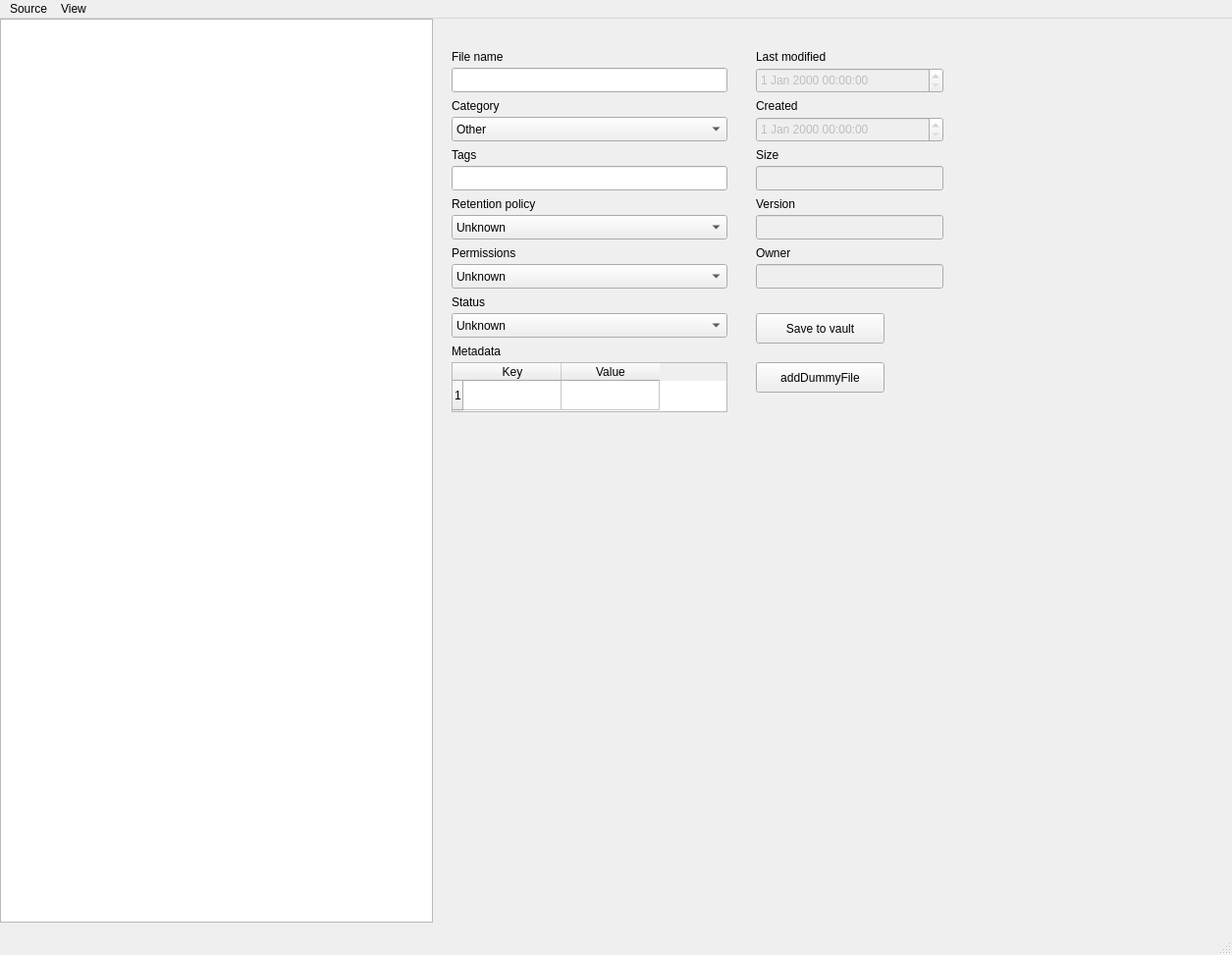
<?xml version="1.0" encoding="UTF-8"?>
<ui version="4.0">
 <class>MainWindow</class>
 <widget class="QMainWindow" name="MainWindow">
  <property name="geometry">
   <rect>
    <x>0</x>
    <y>0</y>
    <width>1255</width>
    <height>973</height>
   </rect>
  </property>
  <property name="acceptDrops">
   <bool>true</bool>
  </property>
  <property name="windowTitle">
   <string>MainWindow</string>
  </property>
  <widget class="QWidget" name="centralwidget">
   <widget class="QStackedWidget" name="stackedWidget">
    <property name="geometry">
     <rect>
      <x>-90</x>
      <y>-40</y>
      <width>1341</width>
      <height>961</height>
     </rect>
    </property>
    <widget class="QWidget" name="dms">
     <widget class="QLineEdit" name="nameLineEdit">
      <property name="enabled">
       <bool>true</bool>
      </property>
      <property name="geometry">
       <rect>
        <x>550</x>
        <y>90</y>
        <width>281</width>
        <height>25</height>
       </rect>
      </property>
     </widget>
     <widget class="QLabel" name="nameLabel">
      <property name="enabled">
       <bool>true</bool>
      </property>
      <property name="geometry">
       <rect>
        <x>550</x>
        <y>70</y>
        <width>62</width>
        <height>17</height>
       </rect>
      </property>
      <property name="text">
       <string>File name</string>
      </property>
     </widget>
     <widget class="QLabel" name="categoryLabel">
      <property name="enabled">
       <bool>true</bool>
      </property>
      <property name="geometry">
       <rect>
        <x>550</x>
        <y>120</y>
        <width>62</width>
        <height>17</height>
       </rect>
      </property>
      <property name="text">
       <string>Category</string>
      </property>
     </widget>
     <widget class="QComboBox" name="categoryComboBox">
      <property name="geometry">
       <rect>
        <x>550</x>
        <y>140</y>
        <width>281</width>
        <height>25</height>
       </rect>
      </property>
      <item>
       <property name="text">
        <string>Other</string>
       </property>
      </item>
      <item>
       <property name="text">
        <string>Taxes</string>
       </property>
      </item>
      <item>
       <property name="text">
        <string>Programming</string>
       </property>
      </item>
      <item>
       <property name="text">
        <string>Sales</string>
       </property>
      </item>
      <item>
       <property name="text">
        <string>Car</string>
       </property>
      </item>
      <item>
       <property name="text">
        <string>Work</string>
       </property>
      </item>
     </widget>
     <widget class="QLabel" name="tagsLabel">
      <property name="enabled">
       <bool>true</bool>
      </property>
      <property name="geometry">
       <rect>
        <x>550</x>
        <y>170</y>
        <width>62</width>
        <height>17</height>
       </rect>
      </property>
      <property name="text">
       <string>Tags</string>
      </property>
     </widget>
     <widget class="QLineEdit" name="tagsLineEdit">
      <property name="enabled">
       <bool>true</bool>
      </property>
      <property name="geometry">
       <rect>
        <x>550</x>
        <y>190</y>
        <width>281</width>
        <height>25</height>
       </rect>
      </property>
      <property name="text">
       <string/>
      </property>
     </widget>
     <widget class="QLineEdit" name="ownerLineEdit">
      <property name="enabled">
       <bool>false</bool>
      </property>
      <property name="geometry">
       <rect>
        <x>860</x>
        <y>290</y>
        <width>191</width>
        <height>25</height>
       </rect>
      </property>
      <property name="text">
       <string/>
      </property>
     </widget>
     <widget class="QLabel" name="ownerLabel">
      <property name="enabled">
       <bool>true</bool>
      </property>
      <property name="geometry">
       <rect>
        <x>860</x>
        <y>270</y>
        <width>62</width>
        <height>17</height>
       </rect>
      </property>
      <property name="text">
       <string>Owner</string>
      </property>
     </widget>
     <widget class="QLabel" name="versionLabel">
      <property name="geometry">
       <rect>
        <x>860</x>
        <y>220</y>
        <width>62</width>
        <height>17</height>
       </rect>
      </property>
      <property name="text">
       <string>Version</string>
      </property>
     </widget>
     <widget class="QLineEdit" name="versionLineEdit">
      <property name="enabled">
       <bool>false</bool>
      </property>
      <property name="geometry">
       <rect>
        <x>860</x>
        <y>240</y>
        <width>191</width>
        <height>25</height>
       </rect>
      </property>
      <property name="text">
       <string/>
      </property>
     </widget>
     <widget class="QLineEdit" name="sizeLineEdit">
      <property name="enabled">
       <bool>false</bool>
      </property>
      <property name="geometry">
       <rect>
        <x>860</x>
        <y>190</y>
        <width>191</width>
        <height>25</height>
       </rect>
      </property>
      <property name="text">
       <string/>
      </property>
     </widget>
     <widget class="QLabel" name="sizeLabel">
      <property name="geometry">
       <rect>
        <x>860</x>
        <y>170</y>
        <width>62</width>
        <height>17</height>
       </rect>
      </property>
      <property name="text">
       <string>Size</string>
      </property>
     </widget>
     <widget class="QDateTimeEdit" name="createdTimeEdit">
      <property name="enabled">
       <bool>false</bool>
      </property>
      <property name="geometry">
       <rect>
        <x>860</x>
        <y>140</y>
        <width>191</width>
        <height>26</height>
       </rect>
      </property>
     </widget>
     <widget class="QLabel" name="createdLabel">
      <property name="enabled">
       <bool>true</bool>
      </property>
      <property name="geometry">
       <rect>
        <x>860</x>
        <y>120</y>
        <width>101</width>
        <height>17</height>
       </rect>
      </property>
      <property name="text">
       <string>Created</string>
      </property>
     </widget>
     <widget class="QDateTimeEdit" name="lastModifiedTimeEdit">
      <property name="enabled">
       <bool>false</bool>
      </property>
      <property name="geometry">
       <rect>
        <x>860</x>
        <y>90</y>
        <width>191</width>
        <height>26</height>
       </rect>
      </property>
     </widget>
     <widget class="QLabel" name="lastModifiedLabel">
      <property name="enabled">
       <bool>true</bool>
      </property>
      <property name="geometry">
       <rect>
        <x>860</x>
        <y>70</y>
        <width>101</width>
        <height>17</height>
       </rect>
      </property>
      <property name="text">
       <string>Last modified</string>
      </property>
     </widget>
     <widget class="QPushButton" name="addDummyFileButton">
      <property name="geometry">
       <rect>
        <x>860</x>
        <y>390</y>
        <width>131</width>
        <height>31</height>
       </rect>
      </property>
      <property name="text">
       <string>addDummyFile</string>
      </property>
     </widget>
     <widget class="QPushButton" name="savePushButton">
      <property name="geometry">
       <rect>
        <x>860</x>
        <y>340</y>
        <width>131</width>
        <height>31</height>
       </rect>
      </property>
      <property name="text">
       <string>Save to vault</string>
      </property>
     </widget>
     <widget class="QTreeView" name="treeView">
      <property name="geometry">
       <rect>
        <x>90</x>
        <y>40</y>
        <width>441</width>
        <height>921</height>
       </rect>
      </property>
     </widget>
     <widget class="QLabel" name="permissionsLabel">
      <property name="enabled">
       <bool>true</bool>
      </property>
      <property name="geometry">
       <rect>
        <x>550</x>
        <y>270</y>
        <width>91</width>
        <height>17</height>
       </rect>
      </property>
      <property name="text">
       <string>Permissions</string>
      </property>
     </widget>
     <widget class="QComboBox" name="retentionPolicyComboBox">
      <property name="geometry">
       <rect>
        <x>550</x>
        <y>240</y>
        <width>281</width>
        <height>25</height>
       </rect>
      </property>
      <item>
       <property name="text">
        <string>Unknown</string>
       </property>
      </item>
      <item>
       <property name="text">
        <string>Short term</string>
       </property>
      </item>
      <item>
       <property name="text">
        <string>Mid term</string>
       </property>
      </item>
      <item>
       <property name="text">
        <string>Long term</string>
       </property>
      </item>
      <item>
       <property name="text">
        <string>Permanent</string>
       </property>
      </item>
      <item>
       <property name="text">
        <string>Temporary</string>
       </property>
      </item>
     </widget>
     <widget class="QComboBox" name="statusComboBox">
      <property name="geometry">
       <rect>
        <x>550</x>
        <y>340</y>
        <width>281</width>
        <height>25</height>
       </rect>
      </property>
      <item>
       <property name="text">
        <string>Unknown</string>
       </property>
      </item>
      <item>
       <property name="text">
        <string>Active</string>
       </property>
      </item>
      <item>
       <property name="text">
        <string>Paused</string>
       </property>
      </item>
      <item>
       <property name="text">
        <string>Awaiting approval</string>
       </property>
      </item>
      <item>
       <property name="text">
        <string>Reviewed</string>
       </property>
      </item>
      <item>
       <property name="text">
        <string>Archived</string>
       </property>
      </item>
      <item>
       <property name="text">
        <string>Deleted</string>
       </property>
      </item>
     </widget>
     <widget class="QLabel" name="statusLabel">
      <property name="enabled">
       <bool>true</bool>
      </property>
      <property name="geometry">
       <rect>
        <x>550</x>
        <y>320</y>
        <width>91</width>
        <height>17</height>
       </rect>
      </property>
      <property name="text">
       <string>Status</string>
      </property>
     </widget>
     <widget class="QLabel" name="retentionPolicyLabel">
      <property name="enabled">
       <bool>true</bool>
      </property>
      <property name="geometry">
       <rect>
        <x>550</x>
        <y>220</y>
        <width>121</width>
        <height>17</height>
       </rect>
      </property>
      <property name="text">
       <string>Retention policy</string>
      </property>
     </widget>
     <widget class="QComboBox" name="permissionsComboBox">
      <property name="geometry">
       <rect>
        <x>550</x>
        <y>290</y>
        <width>281</width>
        <height>25</height>
       </rect>
      </property>
      <item>
       <property name="text">
        <string>Unknown</string>
       </property>
      </item>
      <item>
       <property name="text">
        <string>Read</string>
       </property>
      </item>
      <item>
       <property name="text">
        <string>Write</string>
       </property>
      </item>
      <item>
       <property name="text">
        <string>Execute</string>
       </property>
      </item>
      <item>
       <property name="text">
        <string>Full control</string>
       </property>
      </item>
      <item>
       <property name="text">
        <string>No access</string>
       </property>
      </item>
      <item>
       <property name="text">
        <string>Restricted</string>
       </property>
      </item>
     </widget>
     <widget class="QTableWidget" name="metadataTableWidget">
      <property name="geometry">
       <rect>
        <x>550</x>
        <y>390</y>
        <width>281</width>
        <height>51</height>
       </rect>
      </property>
      <property name="minimumSize">
       <size>
        <width>281</width>
        <height>0</height>
       </size>
      </property>
      <attribute name="horizontalHeaderMinimumSectionSize">
       <number>32</number>
      </attribute>
      <attribute name="verticalHeaderMinimumSectionSize">
       <number>21</number>
      </attribute>
      <row>
       <property name="text">
        <string>1</string>
       </property>
      </row>
      <column>
       <property name="text">
        <string>Key</string>
       </property>
      </column>
      <column>
       <property name="text">
        <string>Value</string>
       </property>
      </column>
     </widget>
     <widget class="QLabel" name="metadataLabel">
      <property name="enabled">
       <bool>true</bool>
      </property>
      <property name="geometry">
       <rect>
        <x>550</x>
        <y>370</y>
        <width>91</width>
        <height>17</height>
       </rect>
      </property>
      <property name="text">
       <string>Metadata</string>
      </property>
     </widget>
    </widget>
    <widget class="QWidget" name="db">
     <widget class="QTableView" name="databaseTableView">
      <property name="geometry">
       <rect>
        <x>90</x>
        <y>40</y>
        <width>911</width>
        <height>921</height>
       </rect>
      </property>
      <property name="alternatingRowColors">
       <bool>true</bool>
      </property>
      <property name="verticalScrollMode">
       <enum>QAbstractItemView::ScrollPerPixel</enum>
      </property>
      <property name="horizontalScrollMode">
       <enum>QAbstractItemView::ScrollPerPixel</enum>
      </property>
      <property name="sortingEnabled">
       <bool>true</bool>
      </property>
      <attribute name="horizontalHeaderCascadingSectionResizes">
       <bool>false</bool>
      </attribute>
     </widget>
     <widget class="QComboBox" name="tableComboBox">
      <property name="geometry">
       <rect>
        <x>1020</x>
        <y>80</y>
        <width>171</width>
        <height>25</height>
       </rect>
      </property>
      <item>
       <property name="text">
        <string>files</string>
       </property>
      </item>
      <item>
       <property name="text">
        <string>file_metadata</string>
       </property>
      </item>
      <item>
       <property name="text">
        <string>file_access</string>
       </property>
      </item>
      <item>
       <property name="text">
        <string>file_tags</string>
       </property>
      </item>
      <item>
       <property name="text">
        <string>file_tag_mapping</string>
       </property>
      </item>
     </widget>
     <widget class="QLabel" name="tableLabel">
      <property name="geometry">
       <rect>
        <x>1020</x>
        <y>60</y>
        <width>71</width>
        <height>17</height>
       </rect>
      </property>
      <property name="text">
       <string>Table</string>
      </property>
     </widget>
    </widget>
   </widget>
  </widget>
  <widget class="QStatusBar" name="statusbar"/>
  <widget class="QMenuBar" name="menubar">
   <property name="geometry">
    <rect>
     <x>0</x>
     <y>0</y>
     <width>1255</width>
     <height>22</height>
    </rect>
   </property>
   <widget class="QMenu" name="menuButtonSystem">
    <property name="title">
     <string>Source</string>
    </property>
    <addaction name="actionLocal"/>
    <addaction name="actionVault"/>
    <addaction name="actionOther"/>
   </widget>
   <widget class="QMenu" name="menuViw">
    <property name="title">
     <string>View</string>
    </property>
    <addaction name="actionDms"/>
    <addaction name="actionDatabase"/>
   </widget>
   <addaction name="menuButtonSystem"/>
   <addaction name="menuViw"/>
  </widget>
  <action name="actionLocal">
   <property name="text">
    <string>Local</string>
   </property>
  </action>
  <action name="actionOther">
   <property name="text">
    <string>Other</string>
   </property>
  </action>
  <action name="actionVault">
   <property name="text">
    <string>Vault</string>
   </property>
  </action>
  <action name="actionDms">
   <property name="text">
    <string>Documents</string>
   </property>
  </action>
  <action name="actionDatabase">
   <property name="text">
    <string>Database</string>
   </property>
  </action>
 </widget>
 <resources/>
 <connections/>
</ui>
